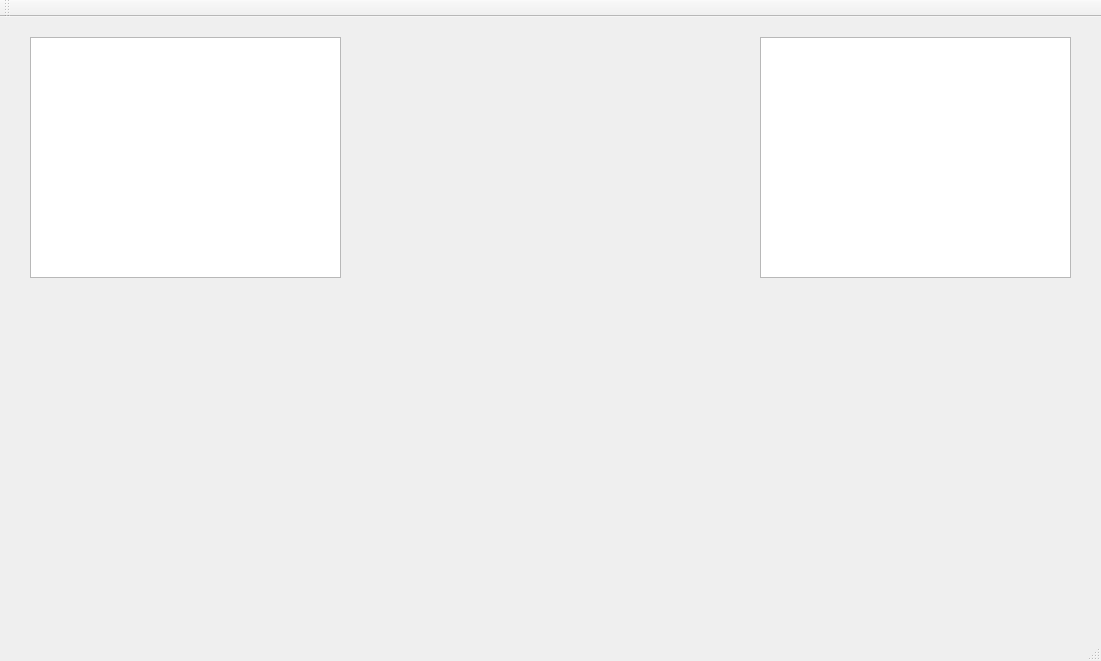
<?xml version="1.0" encoding="UTF-8"?>
<ui version="4.0">
 <class>MainWindow</class>
 <widget class="QMainWindow" name="MainWindow">
  <property name="geometry">
   <rect>
    <x>0</x>
    <y>0</y>
    <width>1101</width>
    <height>661</height>
   </rect>
  </property>
  <property name="windowTitle">
   <string>MainWindow</string>
  </property>
  <widget class="QWidget" name="centralWidget">
   <widget class="QListView" name="listView">
    <property name="geometry">
     <rect>
      <x>30</x>
      <y>20</y>
      <width>311</width>
      <height>241</height>
     </rect>
    </property>
   </widget>
   <widget class="QListView" name="listView_2">
    <property name="geometry">
     <rect>
      <x>760</x>
      <y>20</y>
      <width>311</width>
      <height>241</height>
     </rect>
    </property>
   </widget>
  </widget>
  <widget class="QMenuBar" name="menuBar">
   <property name="geometry">
    <rect>
     <x>0</x>
     <y>0</y>
     <width>1101</width>
     <height>21</height>
    </rect>
   </property>
  </widget>
  <widget class="QToolBar" name="mainToolBar">
   <attribute name="toolBarArea">
    <enum>TopToolBarArea</enum>
   </attribute>
   <attribute name="toolBarBreak">
    <bool>false</bool>
   </attribute>
  </widget>
  <widget class="QStatusBar" name="statusBar"/>
 </widget>
 <layoutdefault spacing="6" margin="11"/>
 <resources/>
 <connections/>
</ui>
